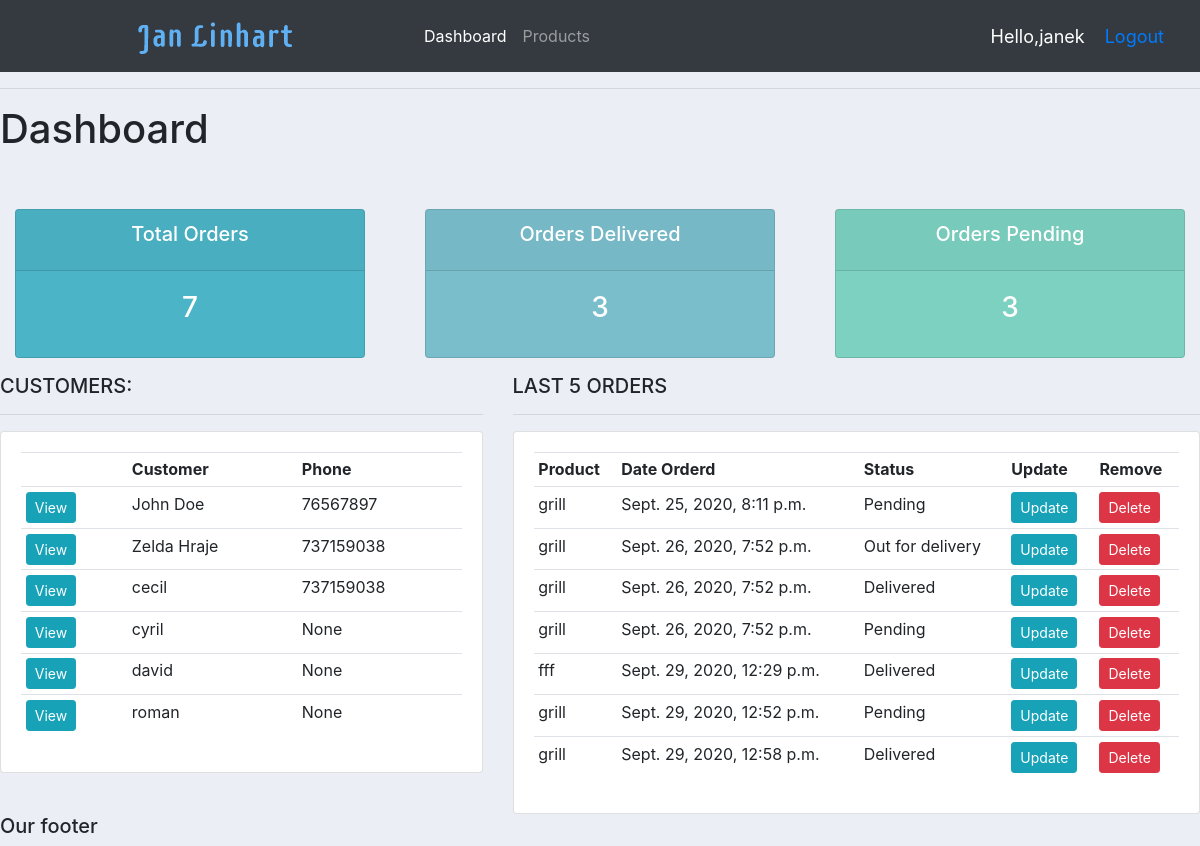
The app's page / (signed in) with its own data.
### accounts/models.py (models this page shows, shortened)
class Customer(models.Model):
	user=models.OneToOneField(User, null=True, blank=True, on_delete=models.CASCADE)
	name=models.CharField(max_length=200, null=True)
	phone=models.CharField(max_length=200, null=True)
	email=models.CharField(max_length=200, null=True)
	profile_pic=models.ImageField(default="profile2.png",null=True,blank=True)

class Order(models.Model):
		STATUS=(
			('Pending', 'Pending'),
			('Out for delivery', 'Out for delivery'),
			('Delivered', 'Delivered'),
			)
		customer= models.ForeignKey(Customer, null=True, on_delete=models.SET_NULL)
		product= models.ForeignKey(Product, null=True, on_delete=models.SET_NULL)
		date_created = models.DateTimeField(auto_now_add=True, null=True)
		status=models.CharField(max_length=200, null=True, choices=STATUS)
		note=models.CharField(max_length=1000, null=True)

class Product(models.Model):
		CATEGORY = (
			('Indoor', 'Indoor'),
			('Out Door', 'Out Door'),
			)
		name = models.CharField(max_length=200, null=True)
		price = models.FloatField(null=True)
		category = models.CharField(max_length=200, null=True, choices=CATEGORY)
		description = models.CharField(max_length=200, null=True, blank=True)
		date_created = models.DateTimeField(auto_now_add=True, null=True)
		tags= models.ManyToManyField(Tag)
		def __str__(self):
			return self.name

### accounts/decorators.py (the view)
	def wrapper_function(request, *args, **kwargs):
		group = None
		if request.user.groups.exists():
			group = request.user.groups.all()[0].name
		if group == 'customer':
			return redirect('user-page')
		if group == 'admin':
			return view_func(request, *args, **kwargs)

### accounts/views.py (called while the page is built)
@login_required(login_url='login')
@admin_only
def home(request):
	customers=Customer.objects.all()
	orders=Order.objects.all()
	total_customers=customers.count()
	total_orders=orders.count()
	delivered=orders.filter(status="Delivered").count()
	pending=orders.filter(status="Pending").count()
	context={'orders':orders,'customers':customers,
	'pending':pending, 'delivered':delivered,'total_orders':total_orders}
	return render(request, 'accounts/dashboard.html',context)

### accounts/templates/accounts/dashboard.html
  {% extends 'accounts/main.html' %}
  {% block content %}
<h1>Dashboard</h1>
  <br>
{% include 'accounts/status.html' %}
<div class="row">
	<div class="col-md-5">
		<h5>CUSTOMERS:</h5>
		<hr>
		<div class="card card-body">
			<table class="table table-sm">
				<tr>
					<th></th>
					<th>Customer</th>
					<th>Phone</th>
				</tr>
					{%for customer in customers%}
					<tr>
						<td><a class="btn btn-sm btn-info"href="{%url 'customer' customer.id%}">View</a></td>
						<td>{{customer.name}}</td>
						<td>{{customer.phone}}</td>
					</tr>
				{%endfor%}
			</table>
		</div>
	</div>
	<div class="col-md-7">
		<h5>LAST 5 ORDERS</h5>
		<hr>
		<div class="card card-body">
			<table class="table table-sm">
				<tr>
					<th>Product</th>
					<th>Date Orderd</th>
					<th>Status</th>
					<th>Update</th>
					<th>Remove</th>
				</tr>
			{%for order in orders%}
					<tr>
						<td>{{order.product}}</td>
						<td>{{order.date_created}}</td>
						<td>{{order.status}}</td>
						<td><a class="btn btn-sm btn-info" href="{%url 'update_order' order.id %}">Update</a></td>
						<td><a class="btn btn-sm btn-danger" href="{%url 'delete_order' order.id %}">Delete</a></td>
					</tr>
				{%endfor%}
			</table>
		</div>
	</div>
</div>
{% endblock %}

### accounts/templates/accounts/main.html (shortened to what this page needs)
{% load static %}
<!DOCTYPE html>
<html>
<head>
<link rel="stylesheet" href="https://stackpath.bootstrapcdn.com/bootstrap/4.3.1/css/bootstrap.min.css">
<link rel="stylesheet" type="text/css" href="{% static '/css/main.css' %}">
</head>
<body>
  {% include 'accounts/navbar.html' %}
  <hr>
  {%block content%}
  {%endblock%}
 	<h5>Our footer</h5>
</body>
</html>

### accounts/templates/accounts/navbar.html (shortened to what this page needs)
{% load static %}
<nav class="navbar navbar-expand-lg navbar-dark bg-dark">
  <img src="{%static 'images/logo2.png'%}">
  <div class="collapse navbar-collapse" id="navbarNav">
    <ul class="navbar-nav">
      {%if request.user.is_staff%}
      <li class="nav-item active">
        <a class="nav-link" href="{%url 'home'%}">Dashboard</a>
      </li>
      <li class="nav-item">
        <a class="nav-link" href="{%url 'products'%}">Products</a>
      </li>
      {% else %}
       <li class="nav-item">
        <a class="nav-link" href="{% url 'account' %}">Settings</a>
      </li>
      {% endif %}
    </ul>
  </div>
<span class="hello-msg">Hello,{{request.user}}</span>
<span class="hello-msg"><a href="{% url 'logout'%}">Logout</a></span>
</nav>

### accounts/templates/accounts/status.html
<br>
<div class="row">
	<div class="col">
		<div class="col-md">
			<div class="card text-center text-white  mb-3" id="total-orders">
			  	<div class="card-header">
			  		<h5 class="card-title">Total Orders</h5>
			  	</div>
			  	<div class="card-body">
			    	<h3 class="card-title">{{total_orders}}</h3>
			  	</div>
			</div>
		</div>
	</div>
	<div class="col">
		<div class="col-md">
			<div class="card text-center text-white  mb-3" id="orders-delivered">
			  	<div class="card-header">
			  		<h5 class="card-title">Orders Delivered</h5>
			  	</div>
			  	<div class="card-body">
			    	<h3 class="card-title">{{delivered}}</h3>
			  	</div>
			</div>
		</div>
	</div>
	<div class="col">
		<div class="col-md">
			<div class="card text-center text-white  mb-3" id="orders-pending">
			  	<div class="card-header">
			  		<h5 class="card-title">Orders Pending</h5>
			  	</div>
			  	<div class="card-body">
			    	<h3 class="card-title">{{pending}}</h3>
			  	</div>
			</div>
		</div>
	</div>
</div>

### static/css/main.css (style rules this page uses)
body { background-color: #ebeff5; }
#total-orders { background-color: #4cb4c7; }
#orders-delivered { background-color: #7abecc; }
#orders-pending { background-color: #7CD1C0; }

### accounts/templates/accounts/navbar.html (style rules this page uses)
.hello-msg { font-size: 18px; color: #fff; margin-right: 20px; }

### records on screen
Customer: name "John Doe", phone "76567897"
Customer: name "Zelda Hraje", phone "737159038"
Customer: name "cecil", phone "737159038"
Customer: name "cyril", phone "None"
Customer: name "david", phone "None"
Customer: name "roman", phone "None"
Order: product "grill", date_created "Sept. 25, 2020, 8:11 p.m.", status "Pending"
Order: product "grill", date_created "Sept. 26, 2020, 7:52 p.m.", status "Out for delivery"
Order: product "grill", date_created "Sept. 26, 2020, 7:52 p.m.", status "Delivered"
Order: product "grill", date_created "Sept. 26, 2020, 7:52 p.m.", status "Pending"
Order: product "fff", date_created "Sept. 29, 2020, 12:29 p.m.", status "Delivered"
Order: product "grill", date_created "Sept. 29, 2020, 12:52 p.m.", status "Pending"
Order: product "grill", date_created "Sept. 29, 2020, 12:58 p.m.", status "Delivered"

### other values on screen
{{ request.user }} "janek"
{{ total_orders }} "7"
{{ delivered }} "3"
{{ pending }} "3"
